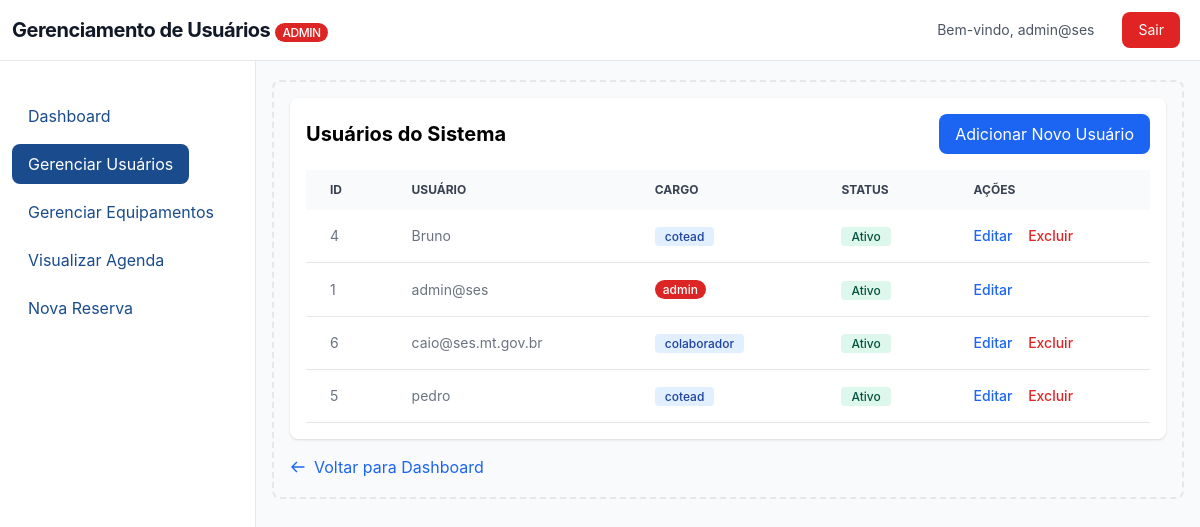
Screenshot of /usuarios (signed in) with the database file from the repository.
### tables this page shows
CREATE TABLE Users (
            id INTEGER PRIMARY KEY AUTOINCREMENT,
            username TEXT UNIQUE NOT NULL,
            password_hash TEXT NOT NULL,
            cargo TEXT NOT NULL CHECK(cargo IN ('admin', 'cotead', 'colaborador')),
            created_at DATETIME DEFAULT CURRENT_TIMESTAMP,
            last_login DATETIME,
            active BOOLEAN DEFAULT 1
        );

### app.py (the view)
@app.route('/usuarios')
@requer_cargo(['admin'])
def usuarios():
    try:
        usuarios = buscar_todos_usuarios()
        return render_template('usuarios.html', usuarios=usuarios)
    except Exception as e:
        flash(f'Erro ao carregar usuários: {str(e)}', 'error')
        return redirect(url_for('admin_dashboard'))

### app.py (called while the page is built)
def requer_cargo(cargos_permitidos):
    def decorator(f):
        @wraps(f)
        def decorated_function(*args, **kwargs):
            if 'cargo' not in session:
                flash('Faça login para acessar esta página.', 'error')
                return redirect(url_for('login'))
            if session['cargo'] not in cargos_permitidos:
                flash('Você não tem permissão para acessar esta página.', 'error')
                return redirect(url_for('index'))
            return f(*args, **kwargs)
        return decorated_function
    return decorator

### database.py (called while the page is built)
def conectar():
    try:
        conn = sqlite3.connect(DATABASE, timeout=30.0)
        conn.execute('PRAGMA foreign_keys = ON')
        conn.execute('PRAGMA journal_mode = WAL')  # Melhor para concorrência
        conn.execute('PRAGMA synchronous = NORMAL')  # Melhor performance
        conn.execute('PRAGMA cache_size = 10000')  # Cache maior
        conn.execute('PRAGMA temp_store = MEMORY')  # Usar memória para temp
        return conn
    except Exception as e:
        print(f"Erro ao conectar com banco: {e}")
        conn = sqlite3.connect(':memory:')
        return conn

def buscar_todos_usuarios():
    conn = conectar()
    cursor = conn.cursor()
    try:
        cursor.execute('''
            SELECT u.*, COUNT(r.id) as num_reservas
            FROM Users u
            LEFT JOIN Reservas r ON u.username = r.nome
            WHERE u.active = 1
            GROUP BY u.id
            ORDER BY u.username
        ''')
        return cursor.fetchall()
    finally:
        conn.close()

### templates/usuarios.html (shortened to what this page needs)
<!DOCTYPE html>
<html lang="pt-BR">
<head>
    <link href="https://cdnjs.cloudflare.com/ajax/libs/flowbite/2.2.0/flowbite.min.css" rel="stylesheet" />
</head>
<body class="bg-gray-50">
    <nav class="bg-white border-b border-gray-200 fixed w-full z-30 top-0">
        <div class="px-3 py-3 lg:px-5 lg:pl-3">
            <div class="flex items-center justify-between">
                <div class="flex items-center justify-start">
                    <h1 class="text-xl font-bold leading-tight tracking-tight text-gray-900 md:text-2xl">
                        Gerenciamento de Usuários
                        <span class="admin-badge">ADMIN</span>
                    </h1>
                </div>
                <div class="flex items-center gap-4">
                    <span class="text-sm text-gray-600">Bem-vindo, {{ session.get('username') }}</span>
                    <div class="flex items-center ml-3">
                        <a href="{{ url_for('logout') }}"
                           class="bg-red-600 hover:bg-red-700 text-white px-4 py-2 rounded-lg text-sm">
                            Sair
                        </a>
                    </div>
                </div>
            </div>
        </div>
    </nav>
    <aside class="fixed top-0 left-0 z-20 w-64 h-screen pt-20 bg-white border-r border-gray-200">
        <div class="h-full px-3 py-4 overflow-y-auto">
            <ul class="space-y-2">
                <li>
                    <a href="{{ url_for('admin_dashboard') }}"
                       class="nav-link">
                        Dashboard
                    </a>
                </li>
                <li>
                    <a href="{{ url_for('usuarios') }}"
                       class="nav-link active">
                        Gerenciar Usuários
                    </a>
                </li>
                <li>
                    <a href="{{ url_for('equipamentos') }}"
                       class="nav-link">
                        Gerenciar Equipamentos
                    </a>
                </li>
                <li>
                    <a href="{{ url_for('agenda') }}"
                       class="nav-link">
                        Visualizar Agenda
                    </a>
                </li>
                <li>
                    <a href="{{ url_for('agendar_sala') }}"
                       class="nav-link">
                        Nova Reserva
                    </a>
                </li>
            </ul>
        </div>
    </aside>
    <div class="p-4 sm:ml-64 pt-20">
        <div class="p-4 border-2 border-gray-200 border-dashed rounded-lg">
            <div class="bg-white p-4 rounded-lg shadow">
                <div class="flex justify-between items-center mb-4">
                    <h2 class="text-xl font-bold">Usuários do Sistema</h2>
                    <a href="{{ url_for('register')}}"
                       class="bg-blue-600 text-white px-4 py-2 rounded-lg hover:bg-blue-700">
                        Adicionar Novo Usuário
                    </a>
                </div>
                <div class="relative overflow-x-auto">
                    <table class="w-full text-sm text-left text-gray-500">
                        <thead class="text-xs text-gray-700 uppercase bg-gray-50">
                            <tr>
                                <th scope="col" class="px-6 py-3">ID</th>
                                <th scope="col" class="px-6 py-3">Usuário</th>
                                <th scope="col" class="px-6 py-3">Cargo</th>
                                <th scope="col" class="px-6 py-3">Status</th>
                                <th scope="col" class="px-6 py-3">Ações</th>
                            </tr>
                        </thead>
                        <tbody>
                            {% for usuario in usuarios %}
                            <tr class="bg-white border-b">
                                <td class="px-6 py-4">{{ usuario[0] }}</td>
                                <td class="px-6 py-4">{{ usuario[1] }}</td>
                                <td class="px-6 py-4">
                                    {% if usuario[3] == 'admin' %}
                                        <span class="admin-badge">{{ usuario[3] }}</span>
                                    {% else %}
                                        <span class="bg-blue-100 text-blue-800 text-xs font-medium px-2.5 py-0.5 rounded">
                                            {{ usuario[3] }}
                                        </span>
                                    {% endif %}
                                </td>
                                <td class="px-6 py-4">
                                    <span class="bg-green-100 text-green-800 text-xs font-medium px-2.5 py-0.5 rounded">
                                        Ativo
                                    </span>
                                </td>
                                <td class="px-6 py-4">
                                    <a href="{{ url_for('editar_usuario', id=usuario[0]) }}"
                                       class="font-medium text-blue-600 hover:underline mr-3">
                                        Editar
                                    </a>
                                    {% if usuario[1] != 'admin@ses' %}
                                        <a href="{{ url_for('deletar_usuario', id=usuario[0]) }}"
                                           class="font-medium text-red-600 hover:underline"
                                           onclick="return confirm('Tem certeza que deseja excluir o usuário {{ usuario[1] }}?')">
                                            Excluir
                                        </a>
                                    {% endif %}
                                </td>
                            </tr>
                            {% endfor %}
                        </tbody>
                    </table>
                </div>
            </div>
            <div class="mt-4">
                <a href="{{ url_for('admin_dashboard') }}"
                   class="inline-flex items-center text-blue-600 hover:underline">
                    <svg class="w-4 h-4 mr-2" fill="none" stroke="currentColor" viewBox="0 0 24 24">
                        <path stroke-linecap="round" stroke-linejoin="round" stroke-width="2" d="M10 19l-7-7m0 0l7-7m-7 7h18"/>
                    </svg>
                    Voltar para Dashboard
                </a>
            </div>
        </div>
    </div>
</body>
</html>

### templates/usuarios.html (style rules this page uses)
:root { --primary-blue: #1a4b8c; --secondary-blue: #2766cc; --light-blue: #e8f1ff; --hover-blue: #0056b3; --white: #ffffff; }
.admin-badge { background-color: #dc2626; color: white; padding: 2px 8px; border-radius: 9999px; font-size: 0.75rem; font-weight: 500; }
.nav-link { display: inline-flex; align-items: center; padding: 0.5rem 1rem; color: var(--primary-blue); border-radius: 0.5rem; transition: all 0.3s ease; }
.nav-link.active { background-color: var(--primary-blue); color: white; }

### rows the page displays
Users: get "admin@ses", id "1", username "admin@ses", cargo "admin"
Users: id "4", username "Bruno", cargo "cotead"
Users: id "6", username "caio@ses.mt.gov.br", cargo "colaborador"
Users: id "5", username "pedro", cargo "cotead"
